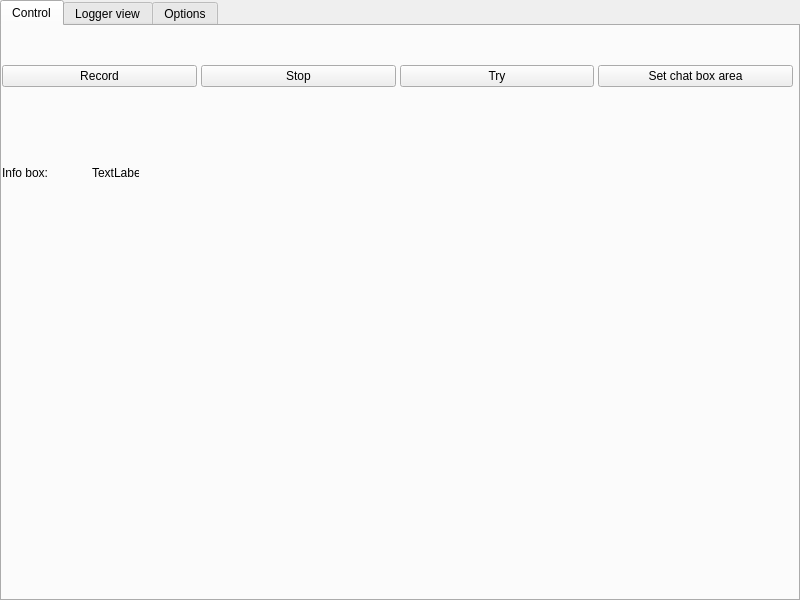
<?xml version="1.0" encoding="UTF-8"?>
<ui version="4.0">
 <class>MainWindow</class>
 <widget class="QMainWindow" name="MainWindow">
  <property name="geometry">
   <rect>
    <x>0</x>
    <y>0</y>
    <width>800</width>
    <height>600</height>
   </rect>
  </property>
  <property name="windowTitle">
   <string>MainWindow</string>
  </property>
  <widget class="QWidget" name="centralwidget">
   <widget class="QTabWidget" name="tabWidget">
    <property name="geometry">
     <rect>
      <x>0</x>
      <y>0</y>
      <width>800</width>
      <height>601</height>
     </rect>
    </property>
    <property name="currentIndex">
     <number>0</number>
    </property>
    <widget class="QWidget" name="tabControl">
     <attribute name="title">
      <string>Control</string>
     </attribute>
     <widget class="QWidget" name="horizontalLayoutWidget">
      <property name="geometry">
       <rect>
        <x>0</x>
        <y>0</y>
        <width>791</width>
        <height>101</height>
       </rect>
      </property>
      <layout class="QHBoxLayout" name="horizontalLayout">
       <property name="spacing">
        <number>4</number>
       </property>
       <item>
        <widget class="QPushButton" name="pushButton">
         <property name="text">
          <string>Record</string>
         </property>
        </widget>
       </item>
       <item>
        <widget class="QPushButton" name="pushButton_2">
         <property name="text">
          <string>Stop</string>
         </property>
        </widget>
       </item>
       <item>
        <widget class="QPushButton" name="pushButton_3">
         <property name="text">
          <string>Try</string>
         </property>
        </widget>
       </item>
       <item>
        <widget class="QPushButton" name="pushButton_4">
         <property name="text">
          <string>Set chat box area</string>
         </property>
        </widget>
       </item>
      </layout>
     </widget>
     <widget class="QLabel" name="label">
      <property name="geometry">
       <rect>
        <x>0</x>
        <y>140</y>
        <width>47</width>
        <height>14</height>
       </rect>
      </property>
      <property name="text">
       <string>Info box:</string>
      </property>
     </widget>
     <widget class="QLabel" name="label_2">
      <property name="geometry">
       <rect>
        <x>90</x>
        <y>140</y>
        <width>47</width>
        <height>14</height>
       </rect>
      </property>
      <property name="text">
       <string>TextLabel</string>
      </property>
     </widget>
    </widget>
    <widget class="QWidget" name="tabLoggerView">
     <attribute name="title">
      <string>Logger view</string>
     </attribute>
     <widget class="QLabel" name="label_3">
      <property name="geometry">
       <rect>
        <x>0</x>
        <y>10</y>
        <width>61</width>
        <height>16</height>
       </rect>
      </property>
      <property name="text">
       <string>Current log:</string>
      </property>
     </widget>
     <widget class="QTextBrowser" name="textBrowser">
      <property name="geometry">
       <rect>
        <x>70</x>
        <y>10</y>
        <width>711</width>
        <height>551</height>
       </rect>
      </property>
      <property name="styleSheet">
       <string notr="true">background: white;</string>
      </property>
     </widget>
    </widget>
    <widget class="QWidget" name="tabOption">
     <attribute name="title">
      <string>Options</string>
     </attribute>
     <widget class="QWidget" name="gridLayoutWidget">
      <property name="geometry">
       <rect>
        <x>10</x>
        <y>5</y>
        <width>781</width>
        <height>211</height>
       </rect>
      </property>
      <layout class="QGridLayout" name="gridLayout">
       <item row="0" column="0">
        <widget class="QLabel" name="label_5">
         <property name="text">
          <string>X1:</string>
         </property>
        </widget>
       </item>
       <item row="1" column="0">
        <widget class="QLabel" name="label_8">
         <property name="text">
          <string>X2:</string>
         </property>
        </widget>
       </item>
       <item row="1" column="3">
        <widget class="QLabel" name="label_10">
         <property name="text">
          <string>Y2:</string>
         </property>
        </widget>
       </item>
       <item row="2" column="4">
        <widget class="QLineEdit" name="lineEdit_3"/>
       </item>
       <item row="4" column="4">
        <widget class="QPushButton" name="pushButton_6">
         <property name="text">
          <string>Save points</string>
         </property>
        </widget>
       </item>
       <item row="1" column="2">
        <widget class="QLabel" name="label_9">
         <property name="text">
          <string>0</string>
         </property>
        </widget>
       </item>
       <item row="3" column="3">
        <widget class="QLabel" name="label_15">
         <property name="text">
          <string>New Y1:</string>
         </property>
        </widget>
       </item>
       <item row="5" column="4">
        <widget class="QLineEdit" name="lineEdit_5"/>
       </item>
       <item row="5" column="0">
        <widget class="QLabel" name="label_17">
         <property name="text">
          <string>TextLabel</string>
         </property>
        </widget>
       </item>
       <item row="2" column="2">
        <widget class="QLineEdit" name="lineEdit"/>
       </item>
       <item row="3" column="0">
        <widget class="QLabel" name="label_14">
         <property name="text">
          <string>New X2:</string>
         </property>
        </widget>
       </item>
       <item row="0" column="4">
        <widget class="QLabel" name="label_7">
         <property name="text">
          <string>0</string>
         </property>
        </widget>
       </item>
       <item row="0" column="3">
        <widget class="QLabel" name="label_4">
         <property name="text">
          <string>Y1:</string>
         </property>
        </widget>
       </item>
       <item row="2" column="0">
        <widget class="QLabel" name="label_12">
         <property name="text">
          <string>New X1:</string>
         </property>
        </widget>
       </item>
       <item row="5" column="3">
        <widget class="QLabel" name="label_19">
         <property name="text">
          <string>TextLabel</string>
         </property>
        </widget>
       </item>
       <item row="3" column="2">
        <widget class="QLineEdit" name="lineEdit_2"/>
       </item>
       <item row="3" column="4">
        <widget class="QLineEdit" name="lineEdit_4"/>
       </item>
       <item row="1" column="4">
        <widget class="QLabel" name="label_11">
         <property name="text">
          <string>0</string>
         </property>
        </widget>
       </item>
       <item row="5" column="2">
        <widget class="QLabel" name="label_18">
         <property name="text">
          <string>0</string>
         </property>
        </widget>
       </item>
       <item row="2" column="3">
        <widget class="QLabel" name="label_13">
         <property name="text">
          <string>New Y1:</string>
         </property>
        </widget>
       </item>
       <item row="0" column="2">
        <widget class="QLabel" name="label_6">
         <property name="text">
          <string>0</string>
         </property>
        </widget>
       </item>
       <item row="6" column="4">
        <widget class="QPushButton" name="pushButton_7">
         <property name="text">
          <string>Save</string>
         </property>
        </widget>
       </item>
      </layout>
     </widget>
     <widget class="QGroupBox" name="groupBox">
      <property name="geometry">
       <rect>
        <x>10</x>
        <y>260</y>
        <width>171</width>
        <height>101</height>
       </rect>
      </property>
      <property name="title">
       <string>Languages to log</string>
      </property>
      <widget class="QWidget" name="gridLayoutWidget_2">
       <property name="geometry">
        <rect>
         <x>9</x>
         <y>20</y>
         <width>161</width>
         <height>80</height>
        </rect>
       </property>
       <layout class="QGridLayout" name="gridLayout_2">
        <item row="0" column="1">
         <widget class="QCheckBox" name="checkBox_2">
          <property name="text">
           <string>Deutsch</string>
          </property>
         </widget>
        </item>
        <item row="0" column="0">
         <widget class="QCheckBox" name="checkBox">
          <property name="text">
           <string>English</string>
          </property>
         </widget>
        </item>
        <item row="1" column="0">
         <widget class="QCheckBox" name="checkBox_3">
          <property name="text">
           <string>Espanol</string>
          </property>
         </widget>
        </item>
        <item row="1" column="1">
         <widget class="QCheckBox" name="checkBox_4">
          <property name="text">
           <string>Francais</string>
          </property>
         </widget>
        </item>
       </layout>
      </widget>
     </widget>
     <widget class="QWidget" name="horizontalLayoutWidget_2">
      <property name="geometry">
       <rect>
        <x>10</x>
        <y>400</y>
        <width>781</width>
        <height>80</height>
       </rect>
      </property>
      <layout class="QHBoxLayout" name="horizontalLayout_2">
       <item>
        <widget class="QLabel" name="label_16">
         <property name="text">
          <string>Log file locaton:</string>
         </property>
        </widget>
       </item>
       <item>
        <widget class="QLabel" name="label_20">
         <property name="text">
          <string>---</string>
         </property>
         <property name="wordWrap">
          <bool>true</bool>
         </property>
        </widget>
       </item>
       <item>
        <widget class="QPushButton" name="pushButton_8">
         <property name="text">
          <string>Change save location</string>
         </property>
        </widget>
       </item>
      </layout>
     </widget>
    </widget>
   </widget>
  </widget>
 </widget>
 <resources/>
 <connections/>
</ui>
